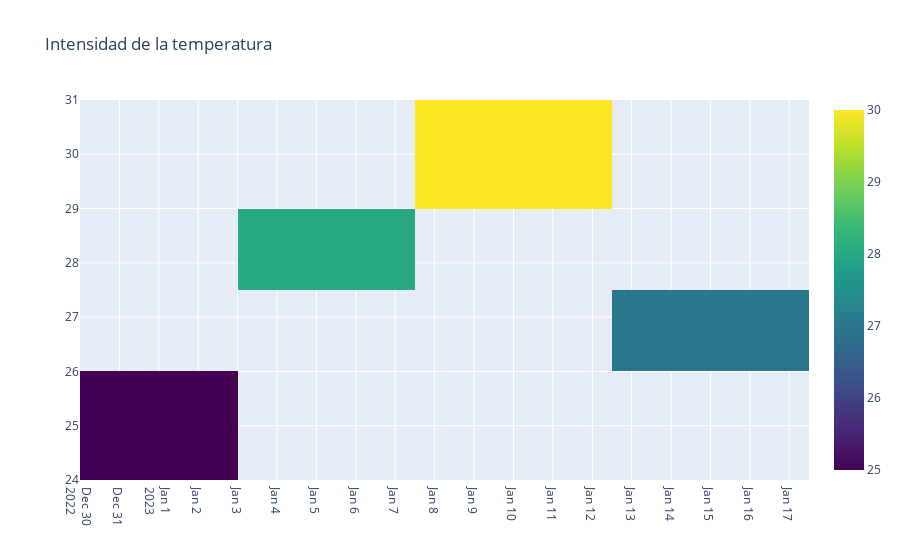

The notebook cell this image was saved under:
### Code cell
# Datos de ejemplo (fecha y temperatura)
fechas = ['2023-01-01', '2023-01-05', '2023-01-10', '2023-01-15']
temperaturas = [25, 28, 30, 27]

# Crear el gráfico de calendario
fig = go.Figure(data=go.Heatmap(
    z=temperaturas,
    x=fechas,
    y=temperaturas,
    colorscale='Viridis'))

# Configurar el diseño del gráfico
fig.update_layout(
    title='Intensidad de la temperatura',
    xaxis_nticks=36)

# Mostrar el gráfico
fig.show()

### Figure 1 — Plotly figure (JSON) as saved in the notebook; plotly's stock layout.template omitted (floating-point values rounded to 4 significant figures)
{"data": [{"colorscale": [[0, "#440154"], [0.1111, "#482878"], [0.2222, "#3e4989"], [0.3333, "#31688e"], [0.4444, "#26828e"], [0.5556, "#1f9e89"], [0.6667, "#35b779"], [0.7778, "#6ece58"], [0.8889, "#b5de2b"], [1, "#fde725"]], "type": "heatmap", "x": ["2023-01-01", "2023-01-05", "2023-01-10", "2023-01-15"], "y": [25, 28, 30, 27], "z": [25, 28, 30, 27]}], "layout": {"title": {"text": "Intensidad de la temperatura"}, "xaxis": {"nticks": 36}}}
